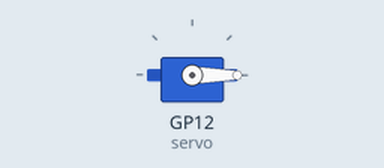
A program run on a simulated Raspberry Pi Pico running MicroPython. On the bench: servo. Servo angles are drawn from the pulse width (0.5 ms = 0°, 2.5 ms = 180°).

Above: at 0.05 s.
At 3.0 s:
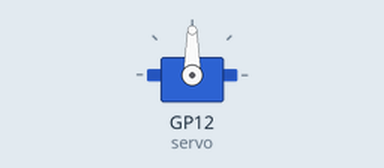
At 6.0 s:
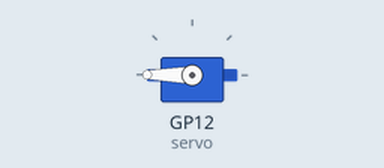
Timing chart, 0 to 7.8 s (numbered marks = the images above):
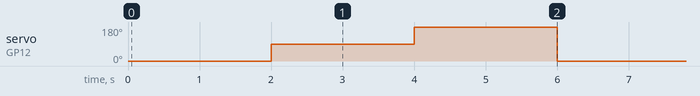

The program:

TestServo.py
```python
from servo import Servo
from time import sleep

# Créer un objet Servo
servo=Servo(pin=12, min=500, max=2500, max_angle=180)
""" Servo(pin, min, max)
    pin: Le numéro du GPIO sur lequel est connecté le servomoteur.
    min (optionnel) : la largeur d'impulsion, en microsecondes, correspondant à l'angle minimum (0 degré) du servo (par défaut 500).
    max (optionnel) : la largeur d'impulsion, en microsecondes, correspondant à l'angle maximum (180 degrés) du servo (par défaut 2500).
    max_angle (optionnel) : Angle maximum du servomoteur (par défaut 180).

    On trouve ces informations sur la datasheet du servo c'est en μs.
    FT5330M : min = 500, max = 2 500, neutre = 1 500.
    FS90 : min = 500, max = 2 500, neutre = 1 500.
"""

while True:
    # Servo à 0 degrés
    servo.move(0)
    sleep(2)
    # Servo à 90 degrés
    servo.move(90)
    sleep(2)
    # Servo à 180 degrés
    servo.move(180)
    sleep(2)
```

servo.py
```python
# Frank SAURET d'aprés le travaille de Rui Santos & Sara Santos - Random Nerd Tutorials
# Complete project details at https://RandomNerdTutorials.com/raspberry-pi-pico-servo-motor-micropython/

from machine import Pin, PWM

class Servo:
    __servo_pwm_freq = 50
    min_angle = 0
    current_angle = 0.001

    def __init__(self, pin, min=500, max=2500, max_angle=180):
        # Convertir les valeurs min et max en microsecondes en valeurs de duty cycle sur 16 bits
        self.__min_u16_duty = self.__us_to_u16_duty(min)
        self.__max_u16_duty = self.__us_to_u16_duty(max)
        self.max_angle = max_angle
        self.__initialise(pin)

    def move(self, angle):
        # round to 2 decimal places, so we have a chance of reducing unwanted servo adjustments
        angle = round(angle, 2)
        # do we need to move?
        if angle == self.current_angle:
            return
        self.current_angle = angle
        # calculate the new duty cycle and move the motor
        duty_u16 = self.__angle_to_u16_duty(angle)
        self.__motor.duty_u16(duty_u16)

    def stop(self):
        self.__motor.deinit()

    def get_angle(self):
        return self.current_angle

    def __angle_to_u16_duty(self, angle):
        return int((angle - self.min_angle) * self.__angle_conversion_factor) + self.__min_u16_duty

    def __us_to_u16_duty(self, us):
        # Convertir les microsecondes en valeur de duty cycle sur 16 bit
        return int(us * 65535 * self.__servo_pwm_freq / 1000000)

    def __initialise(self, pin):
        self.current_angle = -0.001
        self.__angle_conversion_factor = (self.__max_u16_duty - self.__min_u16_duty) / (self.max_angle - self.min_angle)
        self.__motor = PWM(Pin(pin))
        self.__motor.freq(self.__servo_pwm_freq)
```

Measured:
- by itself, servo on GP12 (servo): repeats every 6.0 s: 180° 2.0 s, 0° 2.0 s, 90° 2.0 s
